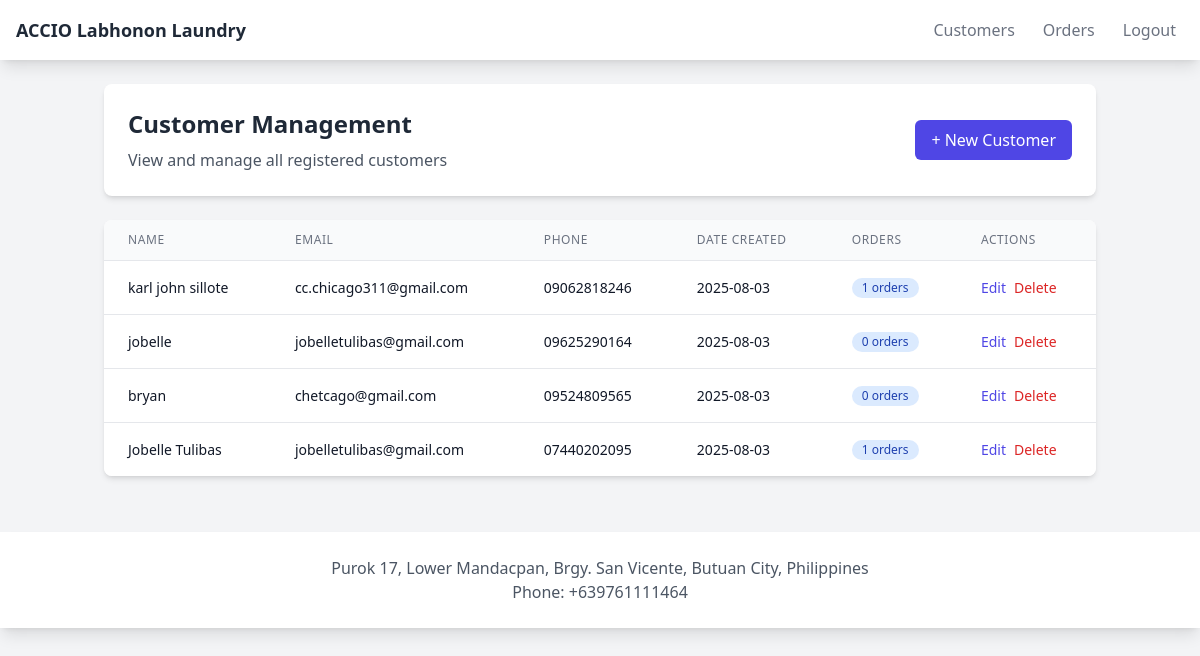
Screenshot of /customer/list (signed in) with the database file from the repository.
### app/models.py (models this page shows)
class Customer(db.Model):
    id = db.Column(db.Integer, primary_key=True)
    full_name = db.Column(db.String(150))
    email = db.Column(db.String(150))
    phone = db.Column(db.String(20))
    date_created = db.Column(db.DateTime, default=datetime.utcnow)
    orders = db.relationship('Order', backref='customer', lazy=True)

### app/customer.py (the view)
@customer.route('/list')
@login_required
def list_customers():
    customers = Customer.query.all()
    return render_template("customer_list.html", user=current_user, customers=customers)

### app/__init__.py (called while the page is built)
@login_manager.user_loader
def load_user(id):
    from .models import User
    return User.query.get(int(id))

### app/templates/customer_list.html (shortened to what this page needs)
{% extends "base.html" %}
{% block content %}
<div class="container mx-auto px-4">
    <div class="bg-white rounded-lg shadow-md p-6 mb-6">
        <div class="flex justify-between items-center">
            <div>
                <h1 class="text-2xl font-bold text-gray-800 mb-2">Customer Management</h1>
                <p class="text-gray-600">View and manage all registered customers</p>
            </div>
            <a href="{{ url_for('customer.add_customer') }}"
               class="py-2 px-4 bg-indigo-600 hover:bg-indigo-700 text-white font-medium rounded-md transition duration-200">
                + New Customer
            </a>
        </div>
    </div>
    <div class="bg-white rounded-lg shadow-md overflow-hidden">
        <div class="overflow-x-auto">
            <table class="min-w-full divide-y divide-gray-200">
                <thead class="bg-gray-50">
                    <tr>
                        <th class="px-6 py-3 text-left text-xs font-medium text-gray-500 uppercase tracking-wider">
                            Name
                        </th>
                        <th class="px-6 py-3 text-left text-xs font-medium text-gray-500 uppercase tracking-wider">
                            Email
                        </th>
                        <th class="px-6 py-3 text-left text-xs font-medium text-gray-500 uppercase tracking-wider">
                            Phone
                        </th>
                        <th class="px-6 py-3 text-left text-xs font-medium text-gray-500 uppercase tracking-wider">
                            Date Created
                        </th>
                        <th class="px-6 py-3 text-left text-xs font-medium text-gray-500 uppercase tracking-wider">
                            Orders
                        </th>
                        <th class="px-6 py-3 text-left text-xs font-medium text-gray-500 uppercase tracking-wider">
                            Actions
                        </th>
                    </tr>
                </thead>
                <tbody class="bg-white divide-y divide-gray-200">
                    {% for customer in customers %}
                    <tr class="hover:bg-gray-50">
                        <td class="px-6 py-4 whitespace-nowrap text-sm font-medium text-gray-900">
                            {{ customer.full_name }}
                        </td>
                        <td class="px-6 py-4 whitespace-nowrap text-sm text-gray-900">
                            {{ customer.email or 'Not provided' }}
                        </td>
                        <td class="px-6 py-4 whitespace-nowrap text-sm text-gray-900">
                            {{ customer.phone or 'Not provided' }}
                        </td>
                        <td class="px-6 py-4 whitespace-nowrap text-sm text-gray-900">
                            {{ customer.date_created.strftime('%Y-%m-%d') }}
                        </td>
                        <td class="px-6 py-4 whitespace-nowrap text-sm text-gray-900">
                            <span class="inline-flex items-center px-2.5 py-0.5 rounded-full text-xs font-medium bg-blue-100 text-blue-800">
                                {{ customer.orders|length }} orders
                            </span>
                        </td>
                        <td class="px-6 py-4 whitespace-nowrap text-sm font-medium">
                            <div class="flex space-x-2">
                                <a href="{{ url_for('customer.edit_customer', id=customer.id) }}"
                                   class="text-indigo-600 hover:text-indigo-900">Edit</a>
                                <a href="{{ url_for('customer.delete_customer', id=customer.id) }}"
                                   class="text-red-600 hover:text-red-900"
                                   onclick="return confirm('Are you sure you want to delete this customer? This action is irreversible.')">
                                   Delete
                                </a>
                            </div>
                        </td>
                    </tr>
                    {% else %}
                    <tr>
                        <td colspan="6" class="px-6 py-4 text-center text-gray-500">
                            No customers found. <a href="{{ url_for('customer.add_customer') }}" class="text-indigo-600 hover:text-indigo-500">Add the first customer</a>
                        </td>
                    </tr>
                    {% endfor %}
                </tbody>
            </table>
        </div>
    </div>
</div>
{% endblock %}

### app/templates/base.html (shortened to what this page needs)
<!DOCTYPE html>
<html lang="en">
<head>
    <script src="https://cdn.tailwindcss.com"></script>
</head>
<body class="bg-gray-100">
    <nav class="bg-white shadow-lg">
        <div class="max-w-7xl mx-auto px-4">
            <div class="flex justify-between">
                <div class="flex space-x-7">
                    <div>
                        <a href="/" class="flex items-center py-4">
                            <span class="font-semibold text-gray-800 text-lg">ACCIO Labhonon Laundry</span>
                        </a>
                    </div>
                </div>
                {% if user.is_authenticated %}
                <div class="flex items-center space-x-3">
                    <a href="{{ url_for('customer.list_customers') }}" class="py-4 px-2 text-gray-500 hover:text-gray-700">Customers</a>
                    <a href="{{ url_for('order.list_orders') }}" class="py-4 px-2 text-gray-500 hover:text-gray-700">Orders</a>
                    <a href="{{ url_for('auth.logout') }}" class="py-4 px-2 text-gray-500 hover:text-gray-700">Logout</a>
                </div>
                {% endif %}
            </div>
        </div>
    </nav>
    <main class="max-w-7xl mx-auto px-4 py-6">
        {% block content %}{% endblock %}
    </main>
    <footer class="bg-white shadow-lg mt-8">
        <div class="max-w-7xl mx-auto px-4 py-6">
            <div class="text-center text-gray-600">
                <p>Purok 17, Lower Mandacpan, Brgy. San Vicente, Butuan City, Philippines</p>
                <p>Phone: +639761111464</p>
            </div>
        </div>
    </footer>
</body>
</html>

### rows the page displays
Customer: full_name "karl john sillote", email "cc.chicago311@gmail.com", phone "09062818246", date_created "2025-08-03", orders|length "1"
Customer: full_name "jobelle", email "jobelletulibas@gmail.com", phone "09625290164", date_created "2025-08-03", orders|length "0"
Customer: full_name "bryan", email "chetcago@gmail.com", phone "09524809565", date_created "2025-08-03", orders|length "0"
Customer: full_name "Jobelle Tulibas", email "jobelletulibas@gmail.com", phone "07440202095", date_created "2025-08-03", orders|length "1"
